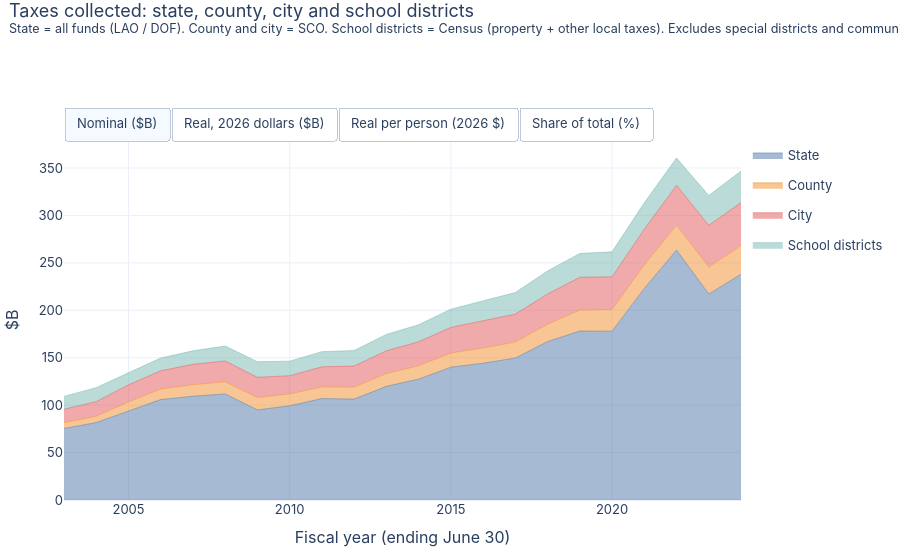

The notebook cell this image was saved under:
### Markdown cell above
# Total Taxes per Person
State taxes plus city, county and K-12 school district taxes, per Californian. This counts taxes California governments *collect*, not what households pay (federal taxes are excluded, and some state tax is paid by businesses and visitors).

**Left out:** special districts and community colleges. School districts here means local property and other local taxes only; the state aid they receive (about half of school revenue) is already counted in state spending.

### Code cell
import pandas as pd
import plotly.graph_objects as go
import plotly.io as pio
from ca_taxes.io import PROCESSED
from ca_taxes.deflate import add_views, base_fy, LAST_ACTUAL_FY
from ca_taxes.style import stacked_area_toggle, base_layout, PALETTE, SOURCE_NOTE
pio.renderers.default = "plotly_mimetype"
SCO_NOTE = "State = all funds (LAO / DOF). County and city = SCO. School districts = Census (property + other local taxes). Excludes special districts and community colleges."
st = pd.read_csv(PROCESSED / "state_revenue.csv")
lt = pd.read_csv(PROCESSED / "local_taxes.csv")
sf = pd.read_csv(PROCESSED / "school_finance.csv")
a = st[st.group == "Tax"].groupby("fy").amount_k.sum().rename("State")
b = lt[lt.govt == "City"].groupby("fy").amount_k.sum().rename("City")
c = lt[lt.govt == "County"].groupby("fy").amount_k.sum().rename("County")
s_ = sf[(sf.kind == "revenue") & sf.group.isin(["Local property tax", "Other local taxes"])].groupby("fy").amount_k.sum().rename("School districts")
d = pd.concat([a, b, c, s_], axis=1).dropna().reset_index().melt("fy", var_name="level", value_name="amount_k")
d = add_views(d)
d = d[d.fy <= 2024]
stacked_area_toggle(d, "level", "Taxes collected: state, county, city and school districts", SCO_NOTE, order=["State", "County", "City", "School districts"]).show()

### Figure 1 — Plotly figure (JSON) as saved in the notebook; plotly's stock layout.template omitted (floating-point values rounded to 4 significant figures)
{"data": [{"hovertemplate": "%{y:,.1f}", "legendgroup": "State", "line": {"color": "#4e79a7", "width": 0.5}, "mode": "lines", "name": "State", "showlegend": true, "stackgroup": "one", "type": "scatter", "visible": true, "x": [2003, 2004, 2005, 2006, 2007, 2008, 2009, 2010, 2011, 2012, 2013, 2014, 2015, 2016, 2017, 2018, 2019, 2020, 2021, 2022, 2023, 2024], "y": [75.42, 81.61, 93.76, 105.9, 109.4, 111.8, 95.02, 99.28, 106.9, 106.4, 119.8, 127.4, 140.0, 144.2, 149.7, 167.0, 178.1, 178.0, 223.1, 263.4, 217.2, 238.0]}, {"hovertemplate": "%{y:,.1f}", "legendgroup": "County", "line": {"color": "#f28e2b", "width": 0.5}, "mode": "lines", "name": "County", "showlegend": true, "stackgroup": "one", "type": "scatter", "visible": true, "x": [2003, 2004, 2005, 2006, 2007, 2008, 2009, 2010, 2011, 2012, 2013, 2014, 2015, 2016, 2017, 2018, 2019, 2020, 2021, 2022, 2023, 2024], "y": [6.151, 6.751, 9.668, 11.22, 12.2, 12.89, 13.06, 12.51, 12.4, 12.71, 13.52, 14.13, 15.06, 16.05, 16.92, 18.38, 22.15, 23.0, 24.87, 26.36, 28.47, 30.17]}, {"hovertemplate": "%{y:,.1f}", "legendgroup": "City", "line": {"color": "#e15759", "width": 0.5}, "mode": "lines", "name": "City", "showlegend": true, "stackgroup": "one", "type": "scatter", "visible": true, "x": [2003, 2004, 2005, 2006, 2007, 2008, 2009, 2010, 2011, 2012, 2013, 2014, 2015, 2016, 2017, 2018, 2019, 2020, 2021, 2022, 2023, 2024], "y": [14.11, 15.33, 17.97, 19.14, 21.43, 21.91, 21.2, 19.24, 21.02, 22.15, 23.92, 25.29, 26.87, 28.68, 29.41, 31.8, 34.54, 34.34, 37.52, 42.01, 43.92, 45.32]}, {"hovertemplate": "%{y:,.1f}", "legendgroup": "School districts", "line": {"color": "#76b7b2", "width": 0.5}, "mode": "lines", "name": "School districts", "showlegend": true, "stackgroup": "one", "type": "scatter", "visible": true, "x": [2003, 2004, 2005, 2006, 2007, 2008, 2009, 2010, 2011, 2012, 2013, 2014, 2015, 2016, 2017, 2018, 2019, 2020, 2021, 2022, 2023, 2024], "y": [13.55, 14.77, 12.78, 13.42, 14.23, 15.68, 16.44, 15.35, 16.01, 16.32, 17.36, 17.87, 19.21, 21.22, 22.76, 24.28, 25.13, 26.31, 27.87, 28.76, 31.39, 33.21]}, {"hovertemplate": "%{y:,.1f}", "legendgroup": "State", "line": {"color": "#4e79a7", "width": 0.5}, "mode": "lines", "name": "State", "showlegend": false, "stackgroup": "one", "type": "scatter", "visible": false, "x": [2003, 2004, 2005, 2006, 2007, 2008, 2009, 2010, 2011, 2012, 2013, 2014, 2015, 2016, 2017, 2018, 2019, 2020, 2021, 2022, 2023, 2024], "y": [135.7, 143.7, 160.3, 174.3, 175.6, 173.0, 145.0, 150.1, 158.5, 153.1, 169.6, 177.7, 193.8, 198.3, 202.1, 220.5, 230.4, 226.6, 277.7, 306.1, 237.5, 251.9]}, {"hovertemplate": "%{y:,.1f}", "legendgroup": "County", "line": {"color": "#f28e2b", "width": 0.5}, "mode": "lines", "name": "County", "showlegend": false, "stackgroup": "one", "type": "scatter", "visible": false, "x": [2003, 2004, 2005, 2006, 2007, 2008, 2009, 2010, 2011, 2012, 2013, 2014, 2015, 2016, 2017, 2018, 2019, 2020, 2021, 2022, 2023, 2024], "y": [11.07, 11.88, 16.52, 18.47, 19.58, 19.95, 19.93, 18.91, 18.37, 18.29, 19.15, 19.7, 20.85, 22.07, 22.85, 24.28, 28.65, 29.29, 30.97, 30.62, 31.13, 31.93]}, {"hovertemplate": "%{y:,.1f}", "legendgroup": "City", "line": {"color": "#e15759", "width": 0.5}, "mode": "lines", "name": "City", "showlegend": false, "stackgroup": "one", "type": "scatter", "visible": false, "x": [2003, 2004, 2005, 2006, 2007, 2008, 2009, 2010, 2011, 2012, 2013, 2014, 2015, 2016, 2017, 2018, 2019, 2020, 2021, 2022, 2023, 2024], "y": [25.4, 26.99, 30.72, 31.52, 34.4, 33.91, 32.36, 29.08, 31.16, 31.89, 33.88, 35.26, 37.2, 39.45, 39.7, 41.99, 44.69, 43.74, 46.72, 48.8, 48.02, 47.96]}, {"hovertemplate": "%{y:,.1f}", "legendgroup": "School districts", "line": {"color": "#76b7b2", "width": 0.5}, "mode": "lines", "name": "School districts", "showlegend": false, "stackgroup": "one", "type": "scatter", "visible": false, "x": [2003, 2004, 2005, 2006, 2007, 2008, 2009, 2010, 2011, 2012, 2013, 2014, 2015, 2016, 2017, 2018, 2019, 2020, 2021, 2022, 2023, 2024], "y": [24.38, 26.0, 21.84, 22.1, 22.84, 24.27, 25.09, 23.2, 23.73, 23.5, 24.58, 24.91, 26.59, 29.19, 30.72, 32.06, 32.51, 33.5, 34.7, 33.41, 34.33, 35.15]}, {"hovertemplate": "%{y:,.0f}", "legendgroup": "State", "line": {"color": "#4e79a7", "width": 0.5}, "mode": "lines", "name": "State", "showlegend": false, "stackgroup": "one", "type": "scatter", "visible": false, "x": [2003, 2004, 2005, 2006, 2007, 2008, 2009, 2010, 2011, 2012, 2013, 2014, 2015, 2016, 2017, 2018, 2019, 2020, 2021, 2022, 2023, 2024], "y": [3870.0, 4057.0, 4489.0, 4853.0, 4859.0, 4749.0, 3943.0, 4041.0, 4229.0, 4052.0, 4452.0, 4624.0, 5003.0, 5081.0, 5149.0, 5598.0, 5842.0, 5740.0, 7060.0, 7820.0, 6066.0, 6415.0]}, {"hovertemplate": "%{y:,.0f}", "legendgroup": "County", "line": {"color": "#f28e2b", "width": 0.5}, "mode": "lines", "name": "County", "showlegend": false, "stackgroup": "one", "type": "scatter", "visible": false, "x": [2003, 2004, 2005, 2006, 2007, 2008, 2009, 2010, 2011, 2012, 2013, 2014, 2015, 2016, 2017, 2018, 2019, 2020, 2021, 2022, 2023, 2024], "y": [315.6, 335.6, 462.8, 514.3, 542.0, 547.6, 541.9, 509.1, 490.2, 484.1, 502.6, 512.7, 538.0, 565.4, 582.3, 616.3, 726.6, 741.9, 787.1, 782.3, 795.1, 813.1]}, {"hovertemplate": "%{y:,.0f}", "legendgroup": "City", "line": {"color": "#e15759", "width": 0.5}, "mode": "lines", "name": "City", "showlegend": false, "stackgroup": "one", "type": "scatter", "visible": false, "x": [2003, 2004, 2005, 2006, 2007, 2008, 2009, 2010, 2011, 2012, 2013, 2014, 2015, 2016, 2017, 2018, 2019, 2020, 2021, 2022, 2023, 2024], "y": [724.3, 762.1, 860.4, 877.3, 952.0, 930.9, 879.9, 783.0, 831.5, 844.0, 889.2, 917.7, 960.2, 1011.0, 1012.0, 1066.0, 1133.0, 1108.0, 1188.0, 1247.0, 1227.0, 1221.0]}, {"hovertemplate": "%{y:,.0f}", "legendgroup": "School districts", "line": {"color": "#76b7b2", "width": 0.5}, "mode": "lines", "name": "School districts", "showlegend": false, "stackgroup": "one", "type": "scatter", "visible": false, "x": [2003, 2004, 2005, 2006, 2007, 2008, 2009, 2010, 2011, 2012, 2013, 2014, 2015, 2016, 2017, 2018, 2019, 2020, 2021, 2022, 2023, 2024], "y": [695.3, 734.1, 611.6, 615.3, 632.0, 666.3, 682.2, 624.5, 633.3, 621.8, 645.2, 648.4, 686.3, 747.9, 782.9, 814.1, 824.3, 848.6, 882.1, 853.5, 876.7, 894.9]}, {"hovertemplate": "%{y:.1f}", "legendgroup": "State", "line": {"color": "#4e79a7", "width": 0.5}, "mode": "lines", "name": "State", "showlegend": false, "stackgroup": "one", "type": "scatter", "visible": false, "x": [2003, 2004, 2005, 2006, 2007, 2008, 2009, 2010, 2011, 2012, 2013, 2014, 2015, 2016, 2017, 2018, 2019, 2020, 2021, 2022, 2023, 2024], "y": [69.04, 68.9, 69.88, 70.74, 69.57, 68.89, 65.21, 67.83, 68.39, 67.51, 68.61, 68.99, 69.61, 68.61, 68.42, 69.16, 68.52, 68.02, 71.19, 73.06, 67.67, 68.65]}, {"hovertemplate": "%{y:.1f}", "legendgroup": "County", "line": {"color": "#f28e2b", "width": 0.5}, "mode": "lines", "name": "County", "showlegend": false, "stackgroup": "one", "type": "scatter", "visible": false, "x": [2003, 2004, 2005, 2006, 2007, 2008, 2009, 2010, 2011, 2012, 2013, 2014, 2015, 2016, 2017, 2018, 2019, 2020, 2021, 2022, 2023, 2024], "y": [5.631, 5.699, 7.205, 7.497, 7.759, 7.943, 8.962, 8.546, 7.927, 8.066, 7.745, 7.649, 7.486, 7.636, 7.737, 7.614, 8.522, 8.792, 7.938, 7.31, 8.869, 8.701]}, {"hovertemplate": "%{y:.1f}", "legendgroup": "City", "line": {"color": "#e15759", "width": 0.5}, "mode": "lines", "name": "City", "showlegend": false, "stackgroup": "one", "type": "scatter", "visible": false, "x": [2003, 2004, 2005, 2006, 2007, 2008, 2009, 2010, 2011, 2012, 2013, 2014, 2015, 2016, 2017, 2018, 2019, 2020, 2021, 2022, 2023, 2024], "y": [12.92, 12.94, 13.39, 12.79, 13.63, 13.5, 14.55, 13.14, 13.44, 14.06, 13.7, 13.69, 13.36, 13.65, 13.44, 13.17, 13.29, 13.13, 11.98, 11.65, 13.68, 13.07]}, {"hovertemplate": "%{y:.1f}", "legendgroup": "School districts", "line": {"color": "#76b7b2", "width": 0.5}, "mode": "lines", "name": "School districts", "showlegend": false, "stackgroup": "one", "type": "scatter", "visible": false, "x": [2003, 2004, 2005, 2006, 2007, 2008, 2009, 2010, 2011, 2012, 2013, 2014, 2015, 2016, 2017, 2018, 2019, 2020, 2021, 2022, 2023, 2024], "y": [12.4, 12.47, 9.521, 8.97, 9.047, 9.664, 11.28, 10.48, 10.24, 10.36, 9.942, 9.673, 9.549, 10.1, 10.4, 10.06, 9.668, 10.06, 8.895, 7.975, 9.78, 9.577]}], "layout": {"font": {"family": "-apple-system, Segoe UI, sans-serif", "size": 13}, "height": 560, "hovermode": "x unified", "legend": {"orientation": "v", "x": 1.01}, "margin": {"b": 60, "l": 60, "r": 20, "t": 140}, "title": {"text": "Taxes collected: state, county, city and school districts<br><sup>State = all funds (LAO / DOF). County and city = SCO. School districts = Census (property + other local taxes). Excludes special districts and community colleges.</sup>", "x": 0.01, "y": 0.97, "yanchor": "top"}, "updatemenus": [{"buttons": [{"args": [{"visible": [true, true, true, true, false, false, false, false, false, false, false, false, false, false, false, false]}, {"yaxis.title.text": "$B"}], "label": "Nominal ($B)", "method": "update"}, {"args": [{"visible": [false, false, false, false, true, true, true, true, false, false, false, false, false, false, false, false]}, {"yaxis.title.text": "$B"}], "label": "Real, 2026 dollars ($B)", "method": "update"}, {"args": [{"visible": [false, false, false, false, false, false, false, false, true, true, true, true, false, false, false, false]}, {"yaxis.title.text": "$ per person"}], "label": "Real per person (2026 $)", "method": "update"}, {"args": [{"visible": [false, false, false, false, false, false, false, false, false, false, false, false, true, true, true, true]}, {"yaxis.title.text": "%"}], "label": "Share of total (%)", "method": "update"}], "direction": "right", "showactive": true, "type": "buttons", "x": 0, "xanchor": "left", "y": 1.0, "yanchor": "bottom"}], "xaxis": {"title": {"text": "Fiscal year (ending June 30)"}}, "yaxis": {"title": {"text": "$B"}}}}
